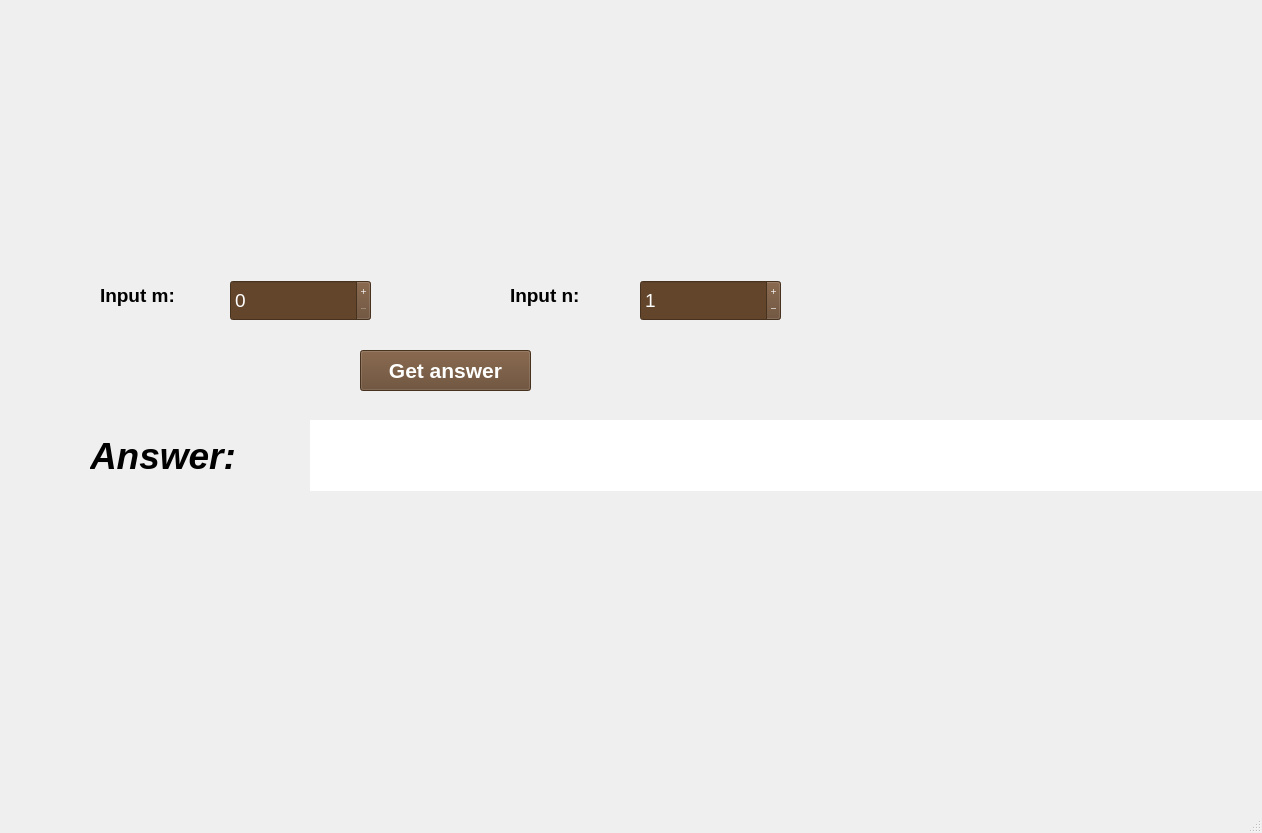
<?xml version="1.0" encoding="UTF-8"?>
<ui version="4.0">
 <class>MainWindow</class>
 <widget class="QMainWindow" name="MainWindow">
  <property name="geometry">
   <rect>
    <x>0</x>
    <y>0</y>
    <width>1262</width>
    <height>833</height>
   </rect>
  </property>
  <property name="windowTitle">
   <string>MainWindow</string>
  </property>
  <widget class="QWidget" name="centralwidget">
   <widget class="QLabel" name="task">
    <property name="geometry">
     <rect>
      <x>30</x>
      <y>30</y>
      <width>511</width>
      <height>151</height>
     </rect>
    </property>
    <property name="text">
     <string/>
    </property>
    <property name="pixmap">
     <pixmap>:/image/img/task.png</pixmap>
    </property>
   </widget>
   <widget class="QSpinBox" name="spinBoxForM">
    <property name="geometry">
     <rect>
      <x>230</x>
      <y>280</y>
      <width>141</width>
      <height>41</height>
     </rect>
    </property>
    <property name="font">
     <font>
      <pointsize>14</pointsize>
      <italic>false</italic>
      <bold>false</bold>
     </font>
    </property>
    <property name="styleSheet">
     <string notr="true">background-color: rgb(99, 69, 44);
color: rgb(255, 255, 255);</string>
    </property>
    <property name="buttonSymbols">
     <enum>QAbstractSpinBox::PlusMinus</enum>
    </property>
    <property name="minimum">
     <number>0</number>
    </property>
    <property name="maximum">
     <number>32767</number>
    </property>
   </widget>
   <widget class="QLabel" name="labelM">
    <property name="geometry">
     <rect>
      <x>100</x>
      <y>280</y>
      <width>111</width>
      <height>31</height>
     </rect>
    </property>
    <property name="font">
     <font>
      <pointsize>14</pointsize>
      <bold>true</bold>
     </font>
    </property>
    <property name="text">
     <string>Input m:</string>
    </property>
   </widget>
   <widget class="QLabel" name="labelN">
    <property name="geometry">
     <rect>
      <x>510</x>
      <y>280</y>
      <width>111</width>
      <height>31</height>
     </rect>
    </property>
    <property name="font">
     <font>
      <pointsize>14</pointsize>
      <bold>true</bold>
     </font>
    </property>
    <property name="text">
     <string>Input n:</string>
    </property>
   </widget>
   <widget class="QSpinBox" name="spinBoxForN">
    <property name="geometry">
     <rect>
      <x>640</x>
      <y>280</y>
      <width>141</width>
      <height>41</height>
     </rect>
    </property>
    <property name="font">
     <font>
      <pointsize>14</pointsize>
      <italic>false</italic>
      <bold>false</bold>
     </font>
    </property>
    <property name="styleSheet">
     <string notr="true">background-color: rgb(99, 69, 44);
color: rgb(255, 255, 255);</string>
    </property>
    <property name="buttonSymbols">
     <enum>QAbstractSpinBox::PlusMinus</enum>
    </property>
    <property name="maximum">
     <number>32767</number>
    </property>
    <property name="value">
     <number>1</number>
    </property>
   </widget>
   <widget class="QLineEdit" name="lineEditAnswer">
    <property name="geometry">
     <rect>
      <x>310</x>
      <y>420</y>
      <width>1771</width>
      <height>71</height>
     </rect>
    </property>
    <property name="font">
     <font>
      <pointsize>24</pointsize>
      <bold>true</bold>
     </font>
    </property>
    <property name="frame">
     <bool>false</bool>
    </property>
    <property name="readOnly">
     <bool>true</bool>
    </property>
   </widget>
   <widget class="QPushButton" name="answerButton">
    <property name="geometry">
     <rect>
      <x>360</x>
      <y>350</y>
      <width>171</width>
      <height>41</height>
     </rect>
    </property>
    <property name="font">
     <font>
      <pointsize>16</pointsize>
      <bold>true</bold>
     </font>
    </property>
    <property name="styleSheet">
     <string notr="true">background-color: rgb(99, 69, 44);
color: rgb(255, 255, 255);</string>
    </property>
    <property name="text">
     <string>Get answer</string>
    </property>
   </widget>
   <widget class="QLabel" name="label">
    <property name="geometry">
     <rect>
      <x>90</x>
      <y>420</y>
      <width>201</width>
      <height>71</height>
     </rect>
    </property>
    <property name="font">
     <font>
      <pointsize>28</pointsize>
      <italic>true</italic>
      <bold>true</bold>
     </font>
    </property>
    <property name="text">
     <string>Answer:</string>
    </property>
   </widget>
  </widget>
  <widget class="QMenuBar" name="menubar">
   <property name="geometry">
    <rect>
     <x>0</x>
     <y>0</y>
     <width>1262</width>
     <height>22</height>
    </rect>
   </property>
  </widget>
  <widget class="QStatusBar" name="statusbar"/>
 </widget>
 <resources/>
 <connections/>
</ui>
